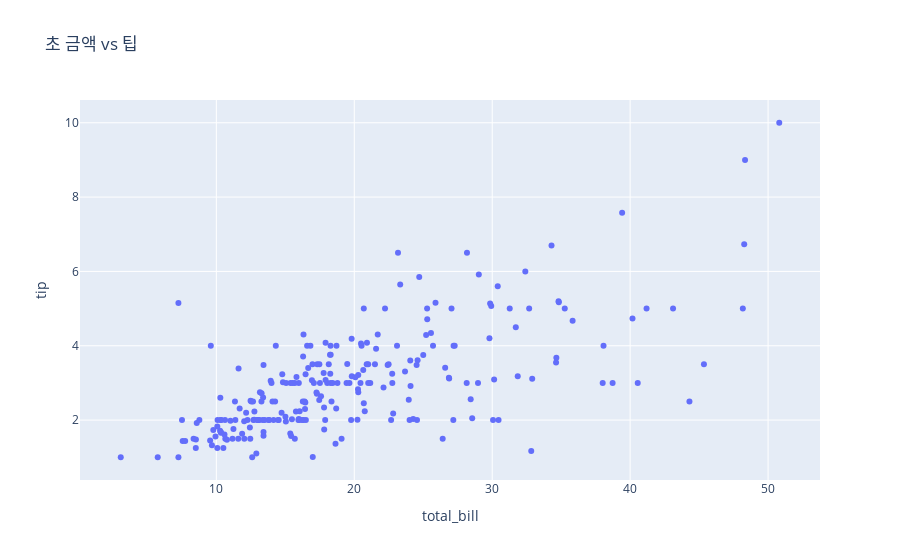

Notebook code for this chart:
### Code cell
fig = tips.plot.scatter(x='total_bill',y='tip',title='초 금액 vs 팁')
fig

### Figure 1 — Plotly figure (JSON) as saved in the notebook; plotly's stock layout.template omitted (floating-point values rounded to 4 significant figures; data arrays with more than 128 entries replaced by an {"elided": "..."} marker saying what was removed)
{"data": [{"hovertemplate": "total_bill=%{x}<br>tip=%{y}<extra></extra>", "legendgroup": "", "marker": {"color": "#636efa", "symbol": "circle"}, "mode": "markers", "name": "", "orientation": "v", "showlegend": false, "type": "scatter", "x": {"elided": "244 float values"}, "xaxis": "x", "y": {"elided": "244 float values"}, "yaxis": "y"}], "layout": {"legend": {"tracegroupgap": 0}, "title": {"text": "초 금액 vs 팁"}, "xaxis": {"anchor": "y", "domain": [0, 1], "title": {"text": "total_bill"}}, "yaxis": {"anchor": "x", "domain": [0, 1], "title": {"text": "tip"}}}}
